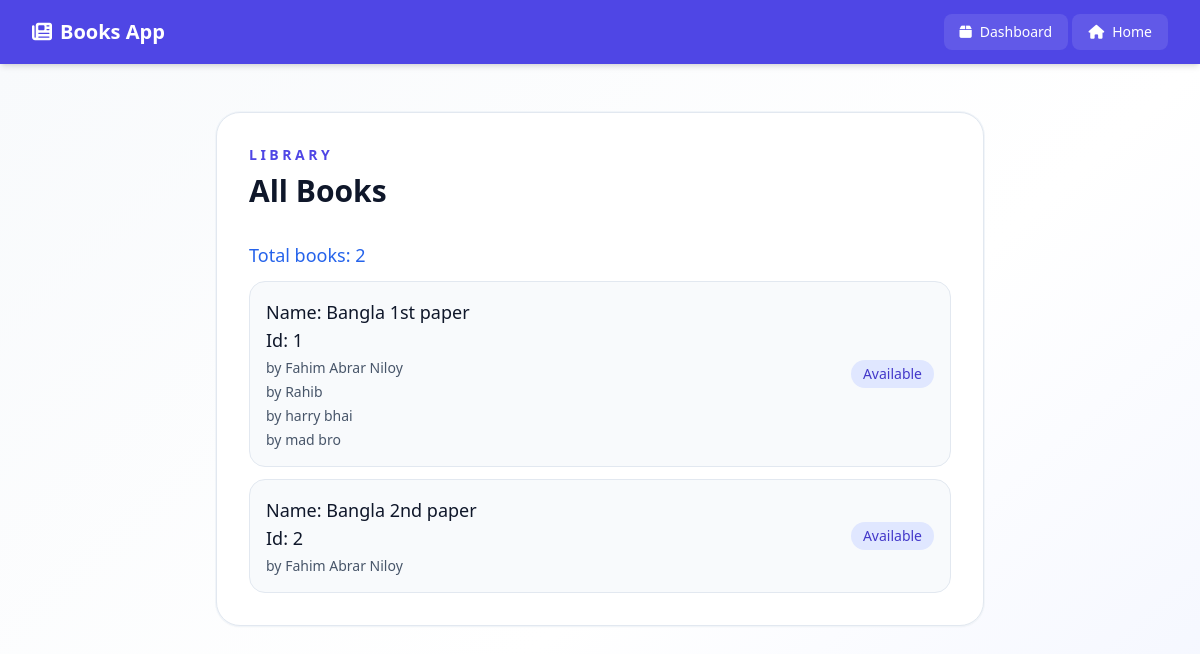
Page /books/all_books/ on the committed database.
### my_apps/book_app/models.py (models this page shows, shortened)
class Book(models.Model):
     name = models.CharField(max_length=100, blank=False)
     category = models.CharField(max_length=100, blank=False)
     language = models.CharField(max_length=50, blank=False)
     edition = models.IntegerField()
     author = models.ManyToManyField(
         Author, related_name="authors"
     )

class Author(models.Model):
    name = models.CharField(max_length=100, blank=False)
    contact = models.EmailField(blank=False)

### my_apps/book_app/views.py (the view)
# urls.py: path('all_books/', views.all_books, name='all-books-for-authors'),
def all_books(request):
    books = Book.objects.all()
    return render(
        request,
        "books_app/all_books.html",
        {
            "books":books
        }
    )

### templates/books_app/all_books.html (shortened to what this page needs)
{% extends 'books_app/base.html' %}
{% block main %}
    <div class="min-h-screen bg-gradient-to-br from-slate-50 via-white to-indigo-50 px-4 py-12 sm:px-6 lg:px-8">
        <div class="mx-auto max-w-3xl rounded-3xl border border-slate-200 bg-white p-8 shadow-sm ring-1 ring-slate-100">
            <div class="mb-8 flex items-center justify-between">
                <div>
                    <p class="text-sm font-semibold uppercase tracking-[0.25em] text-indigo-600">Library</p>
                    <h1 class="mt-2 text-3xl font-semibold text-slate-900">All Books</h1>
                </div>
            </div>
            {% if books %}
                <ul class="space-y-3">
                    <h1 class="text-lg text-blue-600">Total books: {{books.count}}</h1>
                    {% for book in books %}
                        <li class="flex items-center justify-between rounded-2xl border border-slate-200 bg-slate-50 px-4 py-4 transition duration-200 hover:border-indigo-300 hover:shadow-sm">
                            <div>
                                <p class="text-lg font-medium text-slate-900">Name: {{ book.name }}</p>
                                <p class="text-lg font-medium text-slate-900">Id: {{ book.id }}</p>
                                 {% for author in book.author.all %}
                                <p class="mt-1 text-sm text-slate-600">by {{author.name}}</p>
                                  {% empty %}
                                        <option disabled>
                                            No Author Assigned
                                        </option>
                                 {% endfor %}
                            </div>
                            <span class="rounded-full bg-indigo-100 px-3 py-1 text-sm font-medium text-indigo-700">Available</span>
                        </li>
                    {% endfor %}
                </ul>
            {% else %}
                <div class="rounded-2xl border border-dashed border-slate-300 bg-slate-50 px-6 py-10 text-center">
                    <p class="text-lg font-medium text-slate-700">No books available.</p>
                    <p class="mt-2 text-sm text-slate-500">Please check back later.</p>
                </div>
            {% endif %}
        </div>
    </div>
{% endblock %}

### rows in the picture
Book: name "Bangla 1st paper", id "1"
Author: name "Fahim Abrar Niloy"
Author: name "Rahib"
Author: name "harry bhai"
Author: name "mad bro"
Book: name "Bangla 2nd paper", id "2"

### other values in the picture
{{ books.count }} "2"
